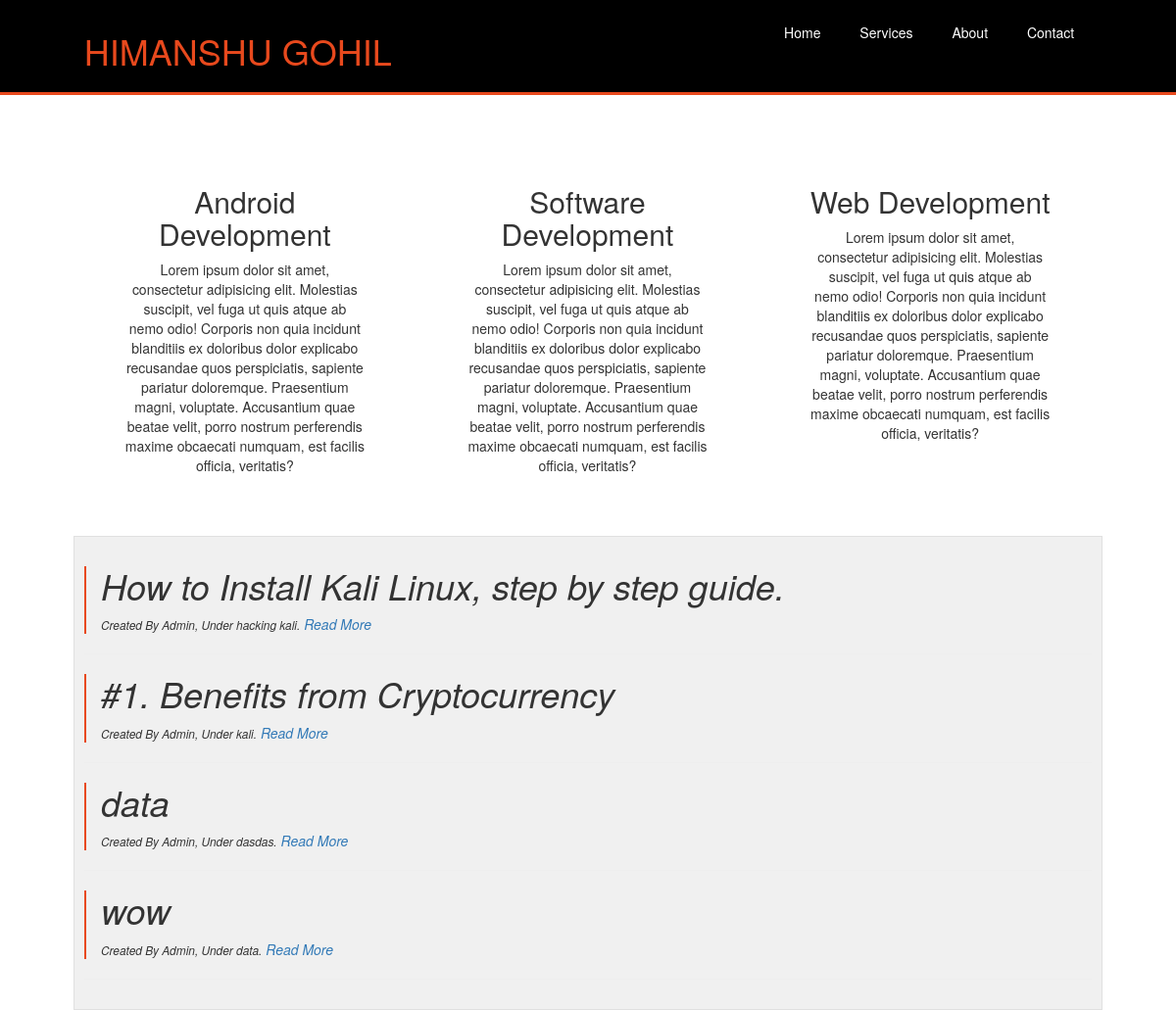
Screenshot of /blogcms/index.php with the database file from the repository.
### tables this page shows
CREATE TABLE `post` (
  `id` int(255) UNSIGNED NOT NULL,
  `title` text NOT NULL,
  `category` text NOT NULL,
  `content` longtext NOT NULL
);

### blogcms/index.php (the view, shortened to what this page needs)
<?php
	global $conn;
 ?>
 	<?php include 'header.php'; ?>
 	<main>
		<div class="container">
			<div class="works">
				<div class="work">
					<h2 class="work-heading">Android Development</h2>
					<p class="work-desc">Lorem ipsum dolor sit amet, consectetur adipisicing elit. Molestias suscipit, vel fuga ut quis atque ab nemo odio! Corporis non quia incidunt blanditiis ex doloribus dolor explicabo recusandae quos perspiciatis, sapiente pariatur doloremque. Praesentium magni, voluptate. Accusantium quae beatae velit, porro nostrum perferendis maxime obcaecati numquam, est facilis officia, veritatis?</p>
				</div>
				<div class="work">
					<h2 class="work-heading">Software Development</h2>
					<p class="work-desc">Lorem ipsum dolor sit amet, consectetur adipisicing elit. Molestias suscipit, vel fuga ut quis atque ab nemo odio! Corporis non quia incidunt blanditiis ex doloribus dolor explicabo recusandae quos perspiciatis, sapiente pariatur doloremque. Praesentium magni, voluptate. Accusantium quae beatae velit, porro nostrum perferendis maxime obcaecati numquam, est facilis officia, veritatis?</p>
				</div>
				<div class="work">
					<h2 class="work-heading">Web Development</h2>
					<p class="work-desc">Lorem ipsum dolor sit amet, consectetur adipisicing elit. Molestias suscipit, vel fuga ut quis atque ab nemo odio! Corporis non quia incidunt blanditiis ex doloribus dolor explicabo recusandae quos perspiciatis, sapiente pariatur doloremque. Praesentium magni, voluptate. Accusantium quae beatae velit, porro nostrum perferendis maxime obcaecati numquam, est facilis officia, veritatis?</p>
				</div>
			</div>
		</div>
		<div class="container">
			<div class="posts">
				<?php $posts = mysqli_query($conn, "SELECT * FROM `post`;"); ?>
				<?php while($post = mysqli_fetch_assoc($posts)): ?>
					<div class="post">
						<h1 class="post-heading"> <?php echo $post['title']; ?></h1>
						<small class="post-meta">Created By Admin, Under <?php echo $post['category']; ?>.</small>
						<a class="read-more-btn" href="post.php?id=<?php echo $post['id']; ?>">Read More</a>
					</div>
					<hr>
				<?php endwhile; ?>
			</div>
		</div>
	</main>
	<?php include 'footer.php'; ?>

### blogcms/styles.css (style rules this page uses)
* { margin: 0; padding: 0; box-sizing: border-box; }
.container { width: 90%; margin: auto; }
.works { padding-top: 20px; }
.work { width: 33.3%; text-align: center; float: left; padding: 52px; }
.posts { border: 1px solid #E0E0E0; background: #F0F0F0; padding: 10px; }
.post { padding-left: 15px; border-left: 2px solid #e8491d; font-style: italic; margin: 15px 0 }

### rows the page displays
post: title "How to Install Kali Linux, step by step guide.", category "hacking kali"
post: title "#1. Benefits from Cryptocurrency", category "kali"
post: title "data", category "dasdas"
post: title "wow", category "data"
